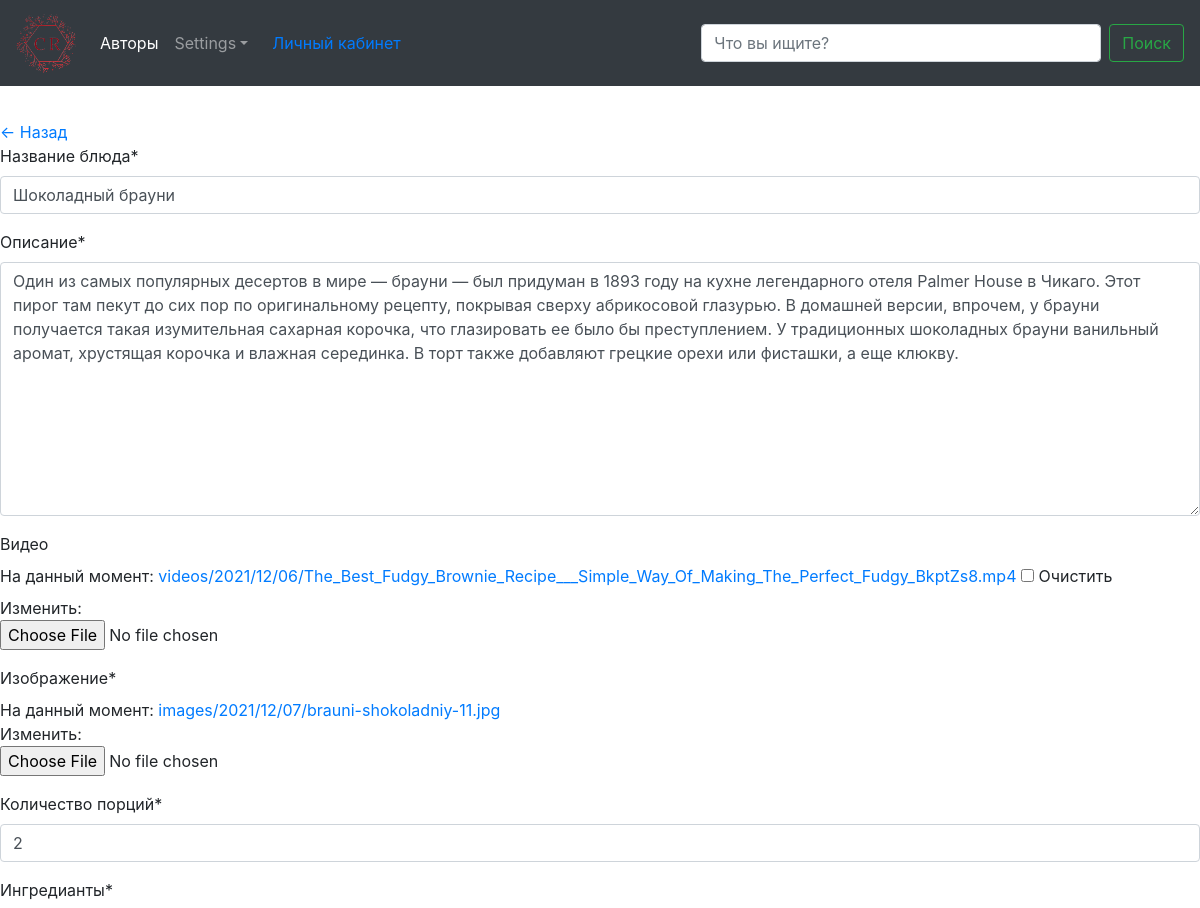
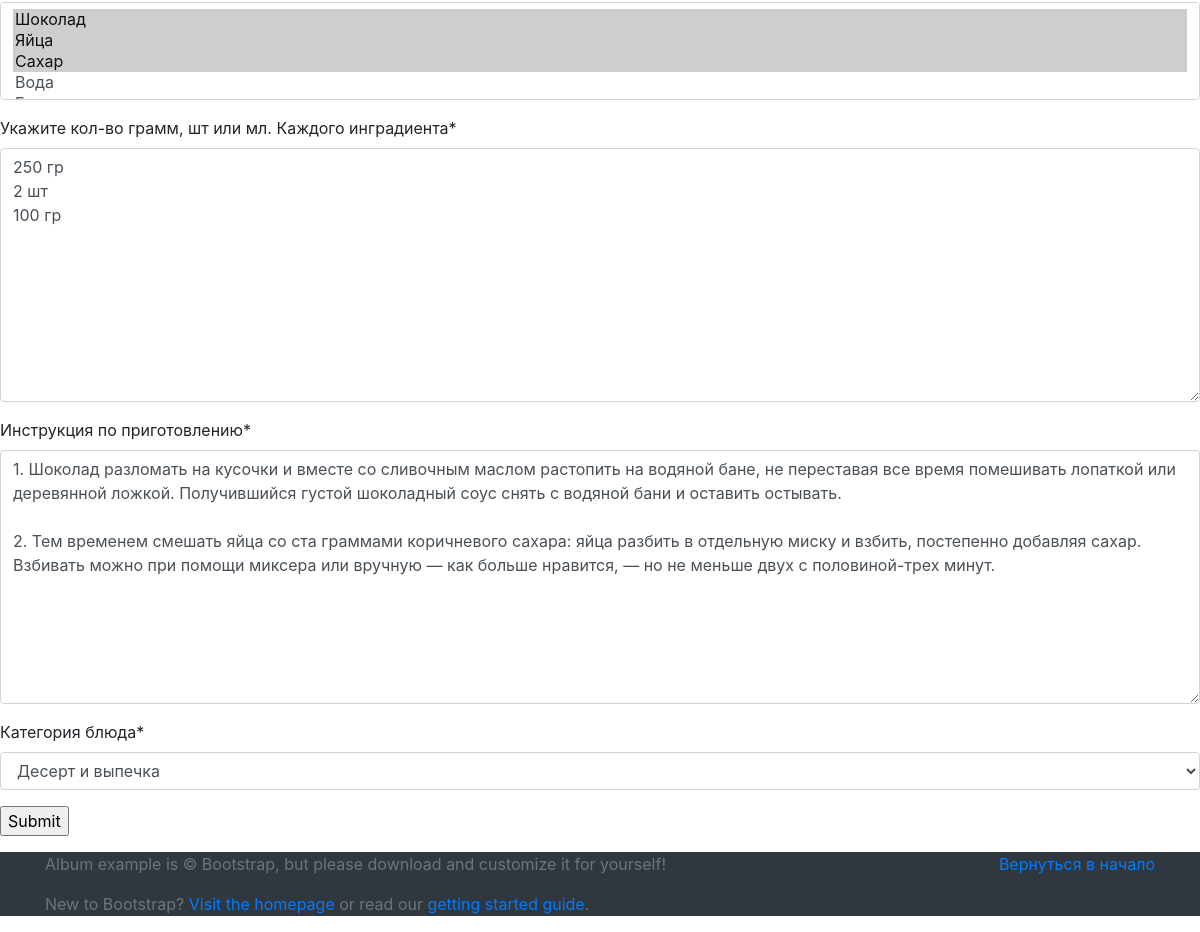
/recipe-update/1/ (signed in), run on the app's committed database (2 pictures, top to bottom).
### recipe_app/models.py (models this page shows, shortened)
class Recipe(models.Model):
    user = models.ForeignKey(User, on_delete=models.CASCADE, null=True, blank=False, verbose_name="Автор")
    create = models.DateTimeField(auto_now_add=True)
    title = models.CharField(max_length=150, verbose_name="Название блюда")
    description = models.TextField(null=True, blank=False, verbose_name="Описание")
    video = models.FileField(upload_to='videos/%Y/%m/%d', blank=True, null=True, verbose_name="Видео")
    image = models.ImageField(blank=False, upload_to='images/%Y/%m/%d', verbose_name='Изображение')
    number = models.IntegerField(verbose_name="Количество порций", blank=False)
    ingredient = models.ManyToManyField(Ingredient, blank=False, verbose_name="Ингредианты")
    gram = models.TextField(max_length=300, blank=False, verbose_name="Укажите кол-во грамм, шт или мл. Каждого инградиента")
    cooking = models.TextField(blank=False, verbose_name="Инструкция по приготовлению")
    category = models.ForeignKey(Category, on_delete=models.CASCADE, null=True, blank=False, verbose_name="Категория блюда")

### recipe_app/views.py (the view)
# urls.py: path('recipe-update/<int:pk>/', views.RecipeUpdate.as_view(), name='recipe-update'),
class RecipeUpdate(LoginRequiredMixin, UpdateView):
    model = Recipe
    fields = ['title', 'description', 'video', 'image', 'number', 'ingredient', 'gram', 'cooking', 'category']
    success_url = reverse_lazy('personal_list')

### recipe_app/models.py (called while the page is built)
    def __str__(self):
        return self.name

    def __str__(self):
        return self.ingredient_title

### recipe_app/templates/recipe_app/recipe_form.html (shortened to what this page needs)
{% extends 'recipe_app/base.html' %}
{% load crispy_forms_tags %}
{% block content %}
<div class="header-bar" style="margin-top: 8%">
    <a href="{% url 'personal_list' %}">&#8592; Назад</a>
</div>
<div >
    <form method="POST" action="" enctype="multipart/form-data">
    {{form|crispy}}
    <input class="button" type="submit" value="Submit">
</form>
</div>
{% endblock content %}

### data on the page
Recipe: title "Шоколадный брауни", description "Один из самых популярных десертов в мире — брауни — был придуман в 1893 году на кухне легендарного отеля Palmer House в Чикаго. Этот пирог там пекут до сих пор по оригинальному рецепту, покрывая сверху абрикосовой глазурью. В домашней версии, впрочем, у брауни получается такая изумительная сахарная корочка, что глазировать ее было бы преступлением. У традиционных шоколадных брауни ванильный аромат, хрустящая корочка и влажная серединка. В торт также добавляют грецкие орехи или фисташки, а еще клюкву.", number "2", gram "250 гр 2 шт 100 гр", cooking "1. Шоколад разломать на кусочки и вместе со сливочным маслом растопить на водяной бане, не переставая все время помешивать лопаткой или деревянной ложкой. Получившийся густой шоколадный соус снять с водяной бани и оставить остывать. 2. Тем временем смешать яйца со ста граммами коричневого сахара: яйца разбить в отдельную миску и взбить, постепенно добавляя сахар. Взбивать можно при помощи миксера или вручную — как больше нравится, — но не меньше двух с половиной-трех минут.", category "Десерт и выпечка"
